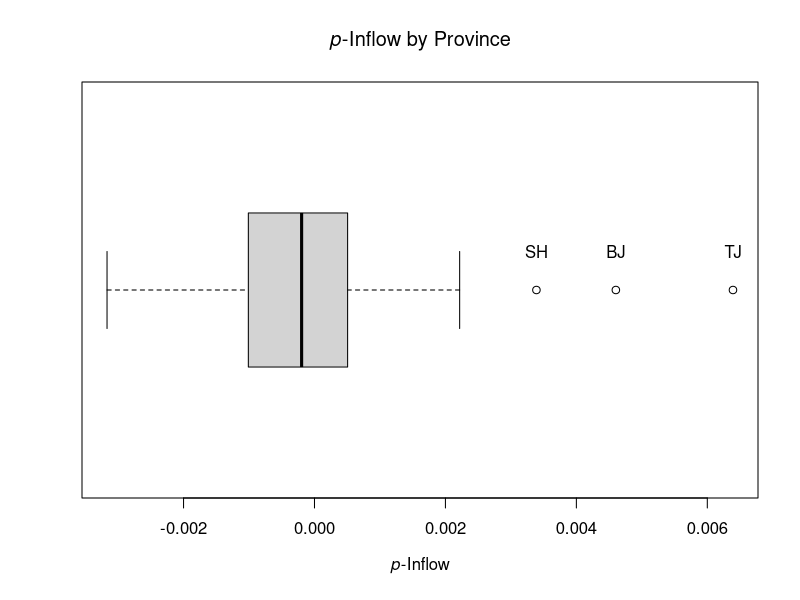
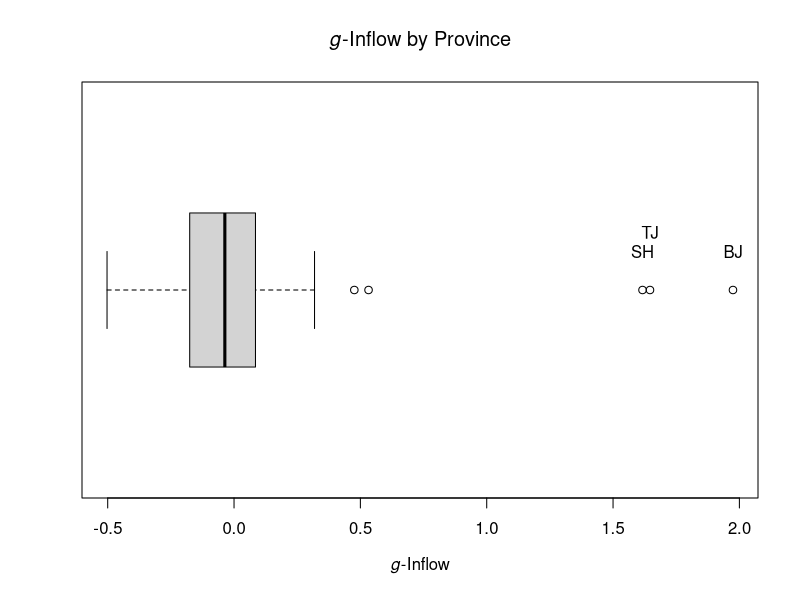

These charts were generated, in order, by the following R code:
library(lmtest)
library(ggplot2)
library(car)
library(pls)

# set up dataframes
all <- read.csv("Dataframes/All Data.csv",check.names=FALSE)
outliers <- c("Beijing","Tianjin","Shanghai")
allo <- all[!(all$Region %in% outliers),]
rownames(all) <- all$Region
rownames(allo) <- allo$Region
all$Region <- NULL
allo$Region <- NULL

#plot g inflow, p inflow
{
  boxplot(all$`p Inflow`,horizontal=TRUE,main = substitute(paste(italic("p"),"-Inflow by Province")),xlab = substitute(paste(italic("p"),"-Inflow")))
  text(all$`p Inflow`[all$`Short Name` %in% c("SH","BJ","TJ")],1.1,labels=all$`Short Name`[all$`Short Name` %in% c("SH","BJ","TJ")])
}
{
  boxplot(all$`g Inflow`,horizontal=TRUE,main = substitute(paste(italic("g"),"-Inflow by Province")),xlab = substitute(paste(italic("g"),"-Inflow")))
  text(all$`g Inflow`[all$`Short Name` %in% c("SH","BJ")],1.1,labels=all$`Short Name`[all$`Short Name` %in% c("SH","BJ")])
  text(all$`g Inflow`[all$`Short Name` %in% c("TJ")],1.15,labels = "TJ")
}

#run nested regressions with outliers
model_1 = lm(`g Inflow` ~ `Urban Ratio` + `Population`,data=all)
model_2 = lm(`g Inflow` ~ `Urban Ratio` + `Population`
             + `CHEDI`+ `CHEQI`
             ,data=all)
model_3 = lm(`g Inflow` ~ `Urban Ratio` + `Population`
             + `CHEDI` + `CHEQI`
             + `GRP per Capita` + `Unemployment`+ `Wages` + `Foreign Enterprises`
             ,data=all)

summary(model_1)
summary(model_2)
summary(model_3)

#run pairwise likelihood ratio testing for models with outliers
l_2 <- c(lrtest(model_1,model_2)[,"Pr(>Chisq)"][2],"NA")
l_3 <- c(lrtest(model_1,model_3)[,"Pr(>Chisq)"][2],lrtest(model_2,model_3)[,"Pr(>Chisq)"][2])
likelihoods <- data.frame(l_2,l_3)
colnames(likelihoods) <- c("Model 2","Model 3")
rownames(likelihoods) <- c("Model 1","Model 2")
likelihoods



#run nested regressions without outliers
model_1 = lm(`g Inflow` ~ `Urban Ratio` + `Population`,data=allo)
model_2 = lm(`g Inflow` ~ `Urban Ratio` + `Population`
             + `CHEDI`+ `CHEQI`
             ,data=allo)
model_3 = lm(`g Inflow` ~ `Urban Ratio` + `Population`
             + `CHEDI` + `CHEQI`
             + `GRP per Capita` + `Unemployment`+ `Wages` + `Foreign Enterprises`
             ,data=allo)

summary(model_1)
summary(model_2)
summary(model_3)

#run pairwise likelihood ratio testing for models with outliers
l_2 <- c(lrtest(model_1,model_2)[,"Pr(>Chisq)"][2],"NA")
l_3 <- c(lrtest(model_1,model_3)[,"Pr(>Chisq)"][2],lrtest(model_2,model_3)[,"Pr(>Chisq)"][2])
likelihoods <- data.frame(l_2,l_3)
colnames(likelihoods) <- c("Model 2","Model 3")
rownames(likelihoods) <- c("Model 1","Model 2")
likelihoods


#check for individual correlations for each model variable, with out liers
corr <- function(var, data,graph=FALSE){
  lm_var <- lm(as.formula(paste("`g Inflow` ~ `",var,"`",sep="")), data = data)
  if(graph){
    plot(predict(lm_var),resid(lm_var),main=var)
  }
  return(summary(lm_var)$r.squared)
}

corrw = c()
vars = c("Urban Ratio", "Population", "CHEDI", "CHEQI",
               "GRP per Capita" , "Unemployment", "Wages",
               "Foreign Enterprises")
for (v in vars){
  corrw <- c(corrw,corr(v,all))
}

correlations <- data.frame(Indicator = vars,R2 = corrw)
correlations[order(correlations$R2,decreasing=TRUE),]

corro = c()
for (v in vars){
  corro <- c(corro,corr(v,allo))
}
correlations <- data.frame(Indicator = vars,R2 = corro)
correlations[order(correlations$R2,decreasing=TRUE),]

#run pairwise tests using p inflow as response
model_1 = lm(`p Inflow` ~ `Urban Ratio` + `Population`,data=all)
model_2 = lm(`p Inflow` ~ `Urban Ratio` + `Population`
             + `CHEDI`+ `CHEQI`
             ,data=all)
model_3 = lm(`p Inflow` ~ `Urban Ratio` + `Population`
             + `CHEDI` + `CHEQI`
             + `GRP per Capita` + `Unemployment`+ `Wages` + `Foreign Enterprises`
             ,data=all)
l_2 <- c(lrtest(model_1,model_2)[,"Pr(>Chisq)"][2],"NA")
l_3 <- c(lrtest(model_1,model_3)[,"Pr(>Chisq)"][2],lrtest(model_2,model_3)[,"Pr(>Chisq)"][2])
likelihoods <- data.frame(l_2,l_3)
colnames(likelihoods) <- c("Model 2","Model 3")
rownames(likelihoods) <- c("Model 1","Model 2")
likelihoods

model_1 = lm(`p Inflow` ~ `Urban Ratio` + `Population`,data=allo)
model_2 = lm(`p Inflow` ~ `Urban Ratio` + `Population`
             + `CHEDI`+ `CHEQI`
             ,data=allo)
model_3 = lm(`p Inflow` ~ `Urban Ratio` + `Population`
             + `CHEDI` + `CHEQI`
             + `GRP per Capita` + `Unemployment`+ `Wages` + `Foreign Enterprises`
             ,data=allo)
l_2 <- c(lrtest(model_1,model_2)[,"Pr(>Chisq)"][2],"NA")
l_3 <- c(lrtest(model_1,model_3)[,"Pr(>Chisq)"][2],lrtest(model_2,model_3)[,"Pr(>Chisq)"][2])
likelihoods <- data.frame(l_2,l_3)
colnames(likelihoods) <- c("Model 2","Model 3")
rownames(likelihoods) <- c("Model 1","Model 2")
likelihoods
